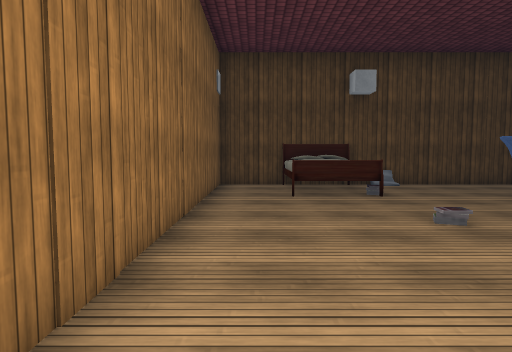
[1] (above)

17 first-person views from a walk through a 3-D level made in the Unity game engine. The camera is 1.2 m above the floor, tilts 4° down and sees 75° across. The floor is counted in squares, 1 m on a side. Each view is taken from the middle of a square. On the plan, view 1 faces up. The plan holds only what a view shows up to about 14 squares ahead; the rest is blank. The player is left out. Some surface patterns are stand-ins.

[2]
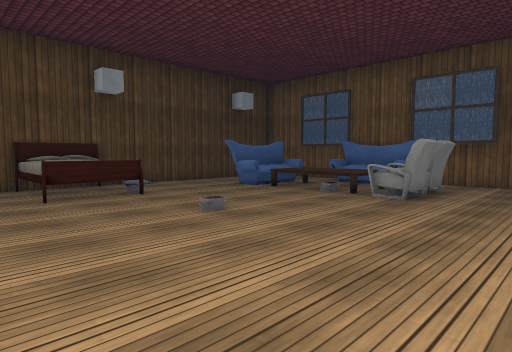

[3]
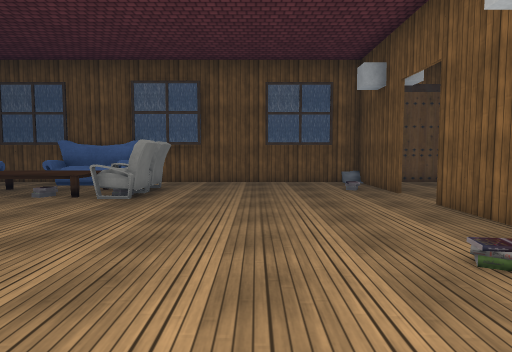

[4]
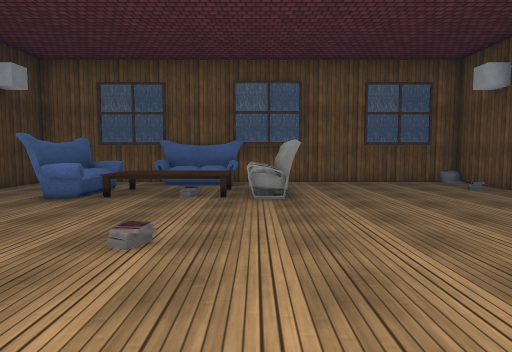

[5]
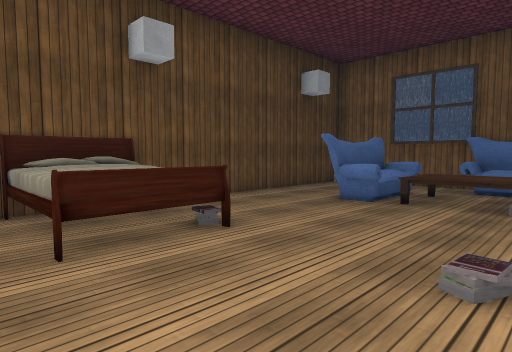

[6]
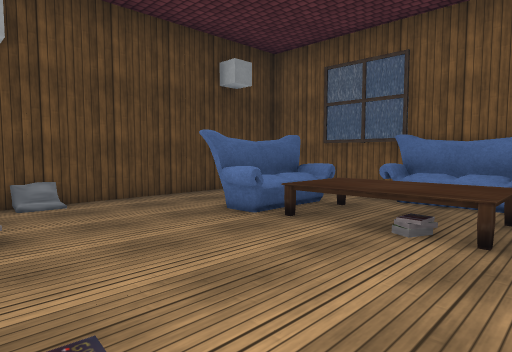

[7]
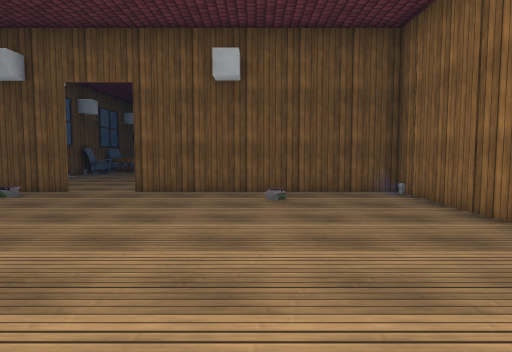

[8]
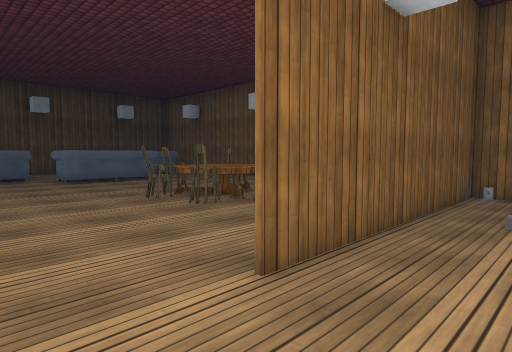

[9]
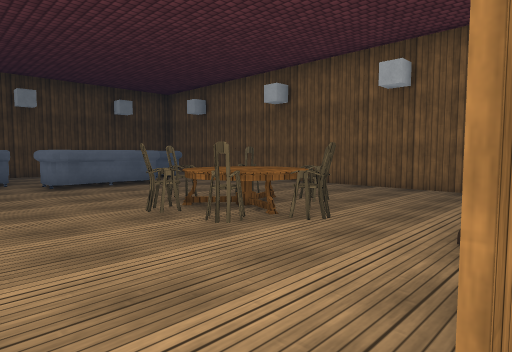

[10]
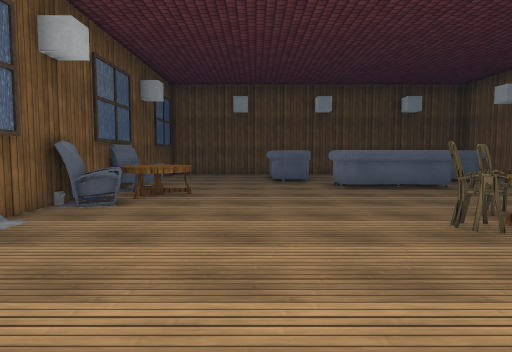

[11]
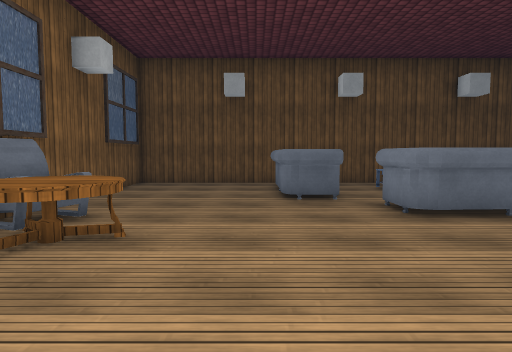

[12]
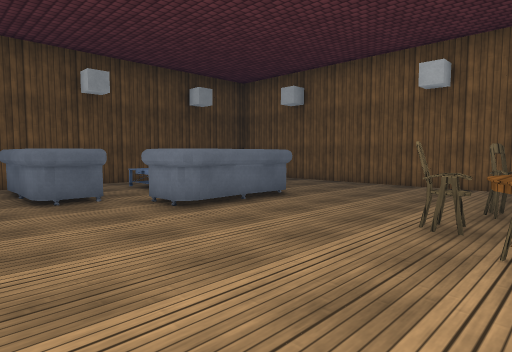

[13]
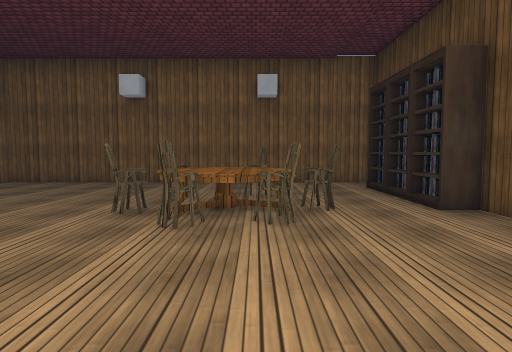

[14]
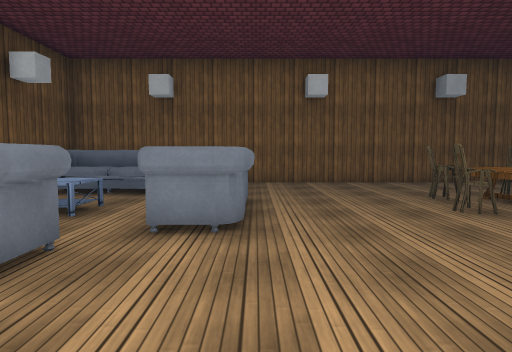

[15]
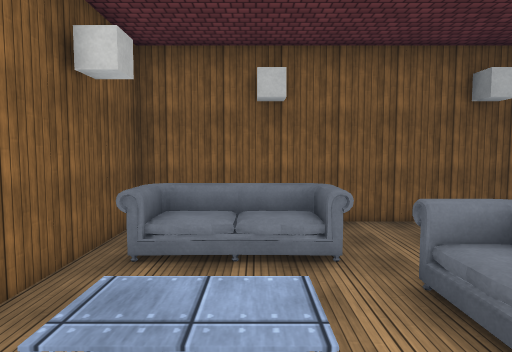

[16]
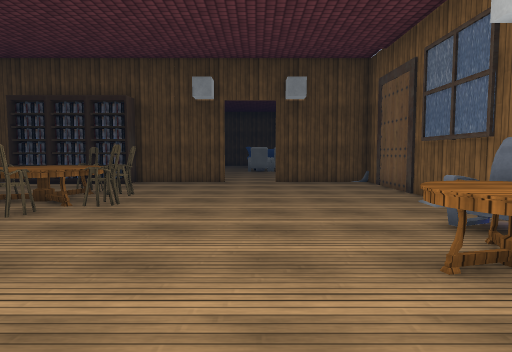

[17]
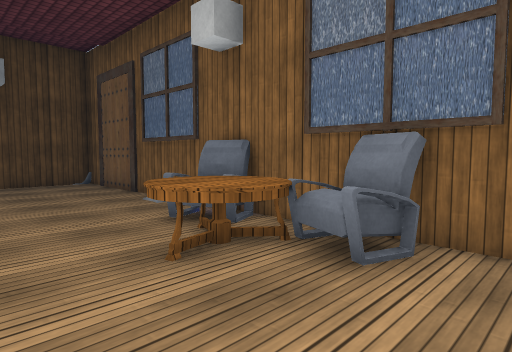

### Floor plan
Points are (right, up) in squares from view 1. A wall is a line through its corners. A room is listed if a view was taken in it or the views show most of it. See-through windows are left out.
Room 1 (views 1, 2, 3, 4, 5, 6, 7, 8)
walls: (-1.4, 6.5) (-1.4, 1.8); (12.3, 2.1) (12.3, 4.2); (-1.4, -0.4) (-1.4, -1.5); (8.8, -4.2) (12.6, -4.2); (-1.4, -3.1) (-1.4, -4.2) (6.8, -4.2); (12.6, -4.1) (12.6, 12.6) (-1.4, 12.6) (-1.4, 8.4)
ways out: opening at (7.5, -4) to room 2
objects: bed (1, 9) to (3, 12); pillow (5, 13); sofa (7, 9) to (10, 10); other object (8, 3) to (8, 4); table (8, 5) to (10, 8); other object (9, 3) to (10, 4); sofa (11, 5) to (12, 7)
Room 2 (views 9, 10, 11, 12, 13, 14, 15, 16, 17)
walls: (6.8, -4.3) (3, -4.3); (-2, -4.3) (-2.5, -4.3); (12.8, -4.3) (8.8, -4.3); (-3.4, -4.5) (-3.4, -23.3) (12.6, -23.3) (12.6, -4.1)
ways out: opening at (7.5, -4) to room 1
objects: other object (-1, -22) to (0, -19); other object (-1, -5); other object (0, -5); other object (1, -17) to (5, -16); chair (1, -11) to (2, -11); table (1, -10) to (3, -9); chair (1, -9); other object (1, -5); books (2, -5); table (3, -21) to (4, -20); chair (3, -12) to (3, -11); chair (3, -8) to (3, -7); other object (3, -5); chair (4, -10) to (5, -10); chair (4, -9) to (4, -8); other object (7, -22) to (7, -19); table (10, -15) to (12, -14); other object (11, -16) to (12, -16); other object (11, -13) to (12, -12)

Positions as (right, up) in squares from view 1, and headings:
1: (0, 0), facing up
2: (-1, 0), facing up-right
3: (-1, 0), facing right
4: (-1, 4), facing right
5: (0, 5), facing up-right
6: (3, 4), facing up-right
7: (3, 6), facing down
8: (9, -2), facing down-left
9: (8, -4), facing down-left
10: (8, -5), facing down
11: (8, -10), facing down
12: (9, -10), facing down-left
13: (10, -9), facing left
14: (10, -16), facing left
15: (6, -20), facing left
16: (8, -18), facing up
17: (8, -18), facing up-right
